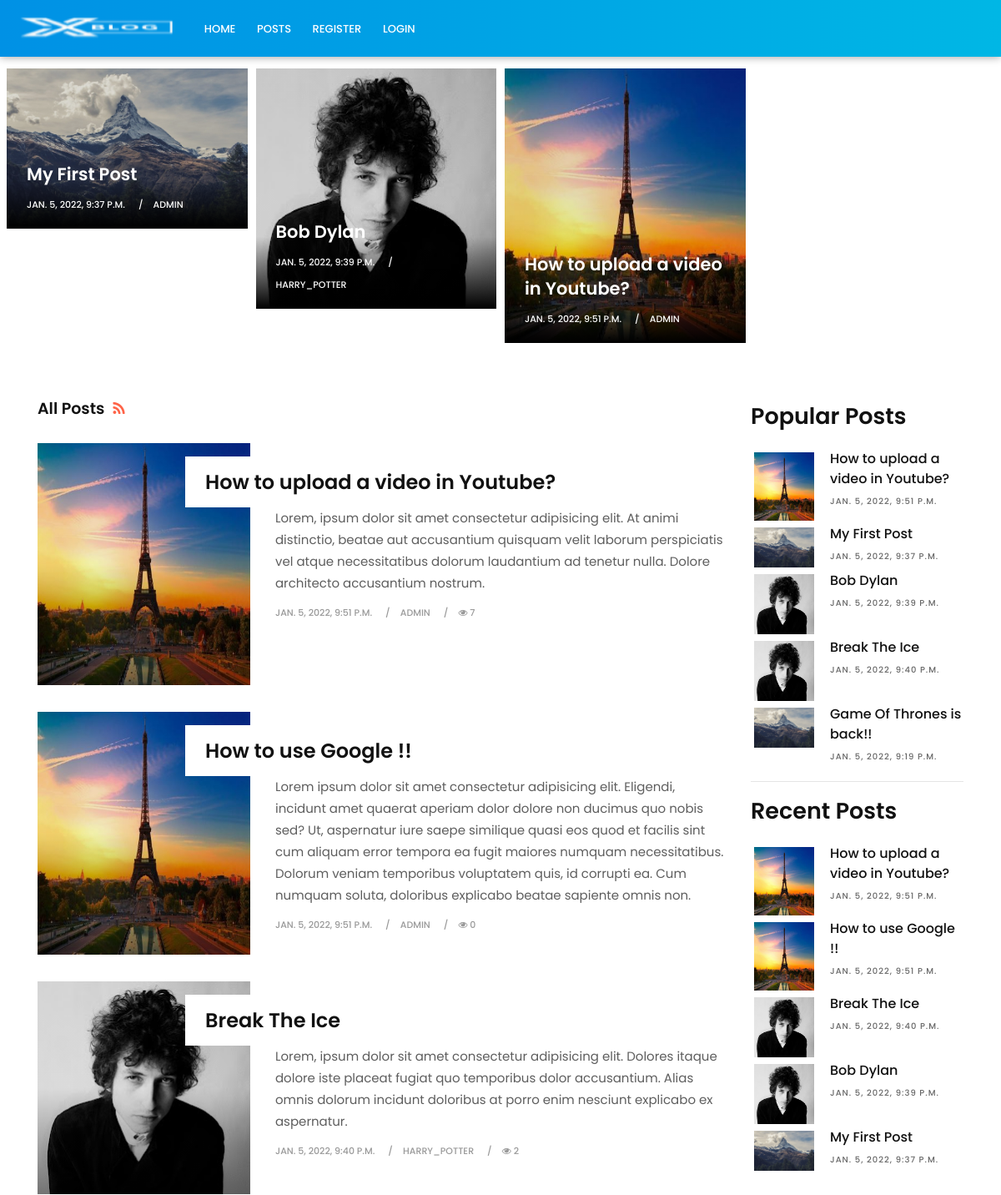
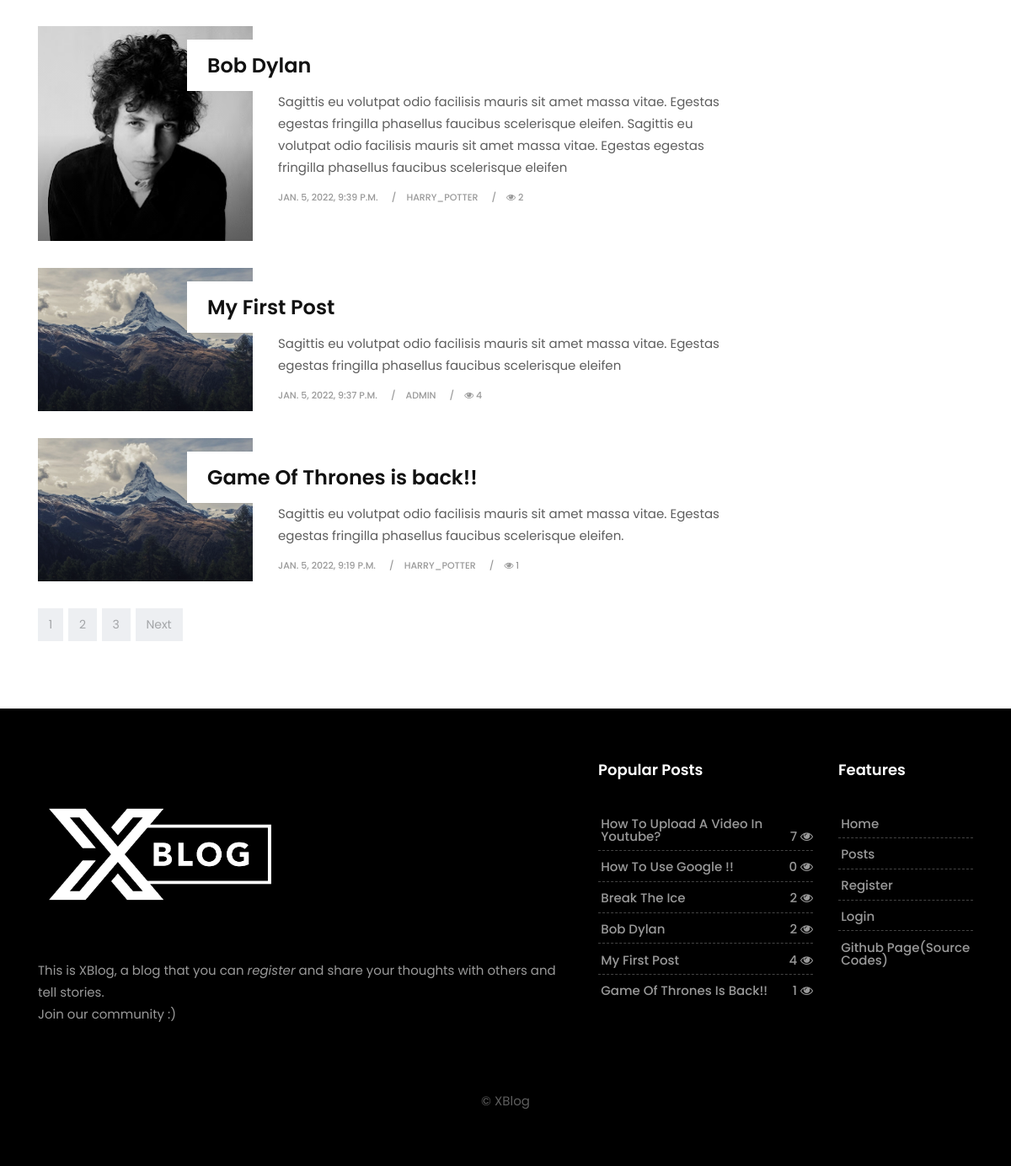
The page / on the database its author committed (2 pictures, top to bottom).
### my_blog/models.py (models this page shows, shortened)
class Post(models.Model):
    author = models.ForeignKey(User, on_delete=models.CASCADE, related_name='posts')
    title = models.CharField(max_length=50)
    content = models.TextField(null=True) # content = Text Editor
    summary = models.TextField(null=True)
    views = models.PositiveIntegerField(default=0)
    is_promote = models.BooleanField(default=False)
    date = models.DateTimeField(auto_now=True)
    image_name = models.CharField(max_length=64, null=True)
    slug = models.SlugField(unique=True, db_index=True, null=True)

### my_blog/views.py (the view)
# urls.py: path('', views.index, name="index"),
def index(request):
    posts = Post.objects.all().order_by("-date")
    latest_posts = posts[:5]
    most_viewd_posts = posts.order_by("-views")[:5]
    promoted_posts = Post.objects.all().filter(is_promote=True)[:3]
    return render(request, 'my_blog/index.html', context={
        'posts':posts,
        'latest_posts':latest_posts,
        'most_viewd_posts':most_viewd_posts,
        'promoted_posts':promoted_posts,
    })

### my_blog/context_processors.py (called while the page is built)
def add_variable_to_base(request):
    posts = Post.objects.all().order_by("-views")[:5]
    return {
        'posts': posts
    }

### my_blog/templates/my_blog/index.html (shortened to what this page needs)
{% extends 'my_blog/base.html' %}
{% load static %}
{% block content %}
    <section class="section first-section">
        <div class="container-fluid">
            <div class="masonry-blog clearfix">
                {% for post in promoted_posts %}
                    <div class="last-slot">
                        <div class="masonry-box post-media">
                            <img src="{% static 'my_blog/images/'|add:post.image_name %}" alt="" class="img-fluid">
                            <div class="shadoweffect">
                                <div class="shadow-desc">
                                    <div class="blog-meta">
                                        <h4><a href="{% url 'post_detail' post.slug%}" title="">{{post.title}}</a></h4>
                                        <small><a href="{% url 'post_detail' post.slug%}" title="">{{post.date}}</a></small>
                                        <small><a href="{% url 'post_detail' post.slug%}" title="">{{post.author}}</a></small>
                                    </div>
                                </div>
                            </div>
                        </div>
                    </div>
                {% endfor %}
            </div>
        </div>
    </section>
    <section class="section">
        <div class="container">
            <div class="row">
                <div class="col-lg-9 col-md-12 col-sm-12 col-xs-12">
                    <div class="page-wrapper">
                        <div class="blog-top clearfix">
                            <h4 class="pull-left">All Posts<a href="#"><i class="fa fa-rss"></i></a></h4>
                        </div>
                        <div class="blog-list clearfix">
                            {% for post in posts%}
                                    <div class="blog-box row">
                                        <div class="col-md-4">
                                            <div class="post-media">
                                                <a href="{% url 'post_detail' post.slug%}" title="">
                                                    <img src="{% static 'my_blog/images/'|add:post.image_name %}" alt="" class="img-fluid">
                                                    <div class="hovereffect"></div>
                                                </a>
                                            </div>
                                        </div>
                                    <div class="blog-meta big-meta col-md-8">
                                            <h4><a href="{% url 'post_detail' post.slug%}">{{post.title}}</a></h4>
                                            <p>{{post.summary}}</p>
                                            <small><a href="tech-single.html" title="">{{post.date}}</a></small>
                                            <small><a href="tech-author.html" title="">{{post.author}}</a></small>
                                            <small><a href="tech-single.html" title=""><i class="fa fa-eye"></i> {{post.views}}</a></small>
                                    </div>
                                </div>
                            {% endfor %}
                        </div>
                    </div>
                    <div class="row">
                        <div class="col-md-12">
                            <nav aria-label="Page navigation">
                                <ul class="pagination justify-content-start">
                                    <li class="page-item"><a class="page-link" href="#">1</a></li>
                                    <li class="page-item"><a class="page-link" href="#">2</a></li>
                                    <li class="page-item"><a class="page-link" href="#">3</a></li>
                                    <li class="page-item">
                                        <a class="page-link" href="#">Next</a>
                                    </li>
                                </ul>
                            </nav>
                        </div>
                    </div>
                </div>
                <div class="col-lg-3 col-md-12 col-sm-12 col-xs-12">
                        <div class="widget">
                            <h2 class="widget-title">Popular Posts</h2>
                            <div class="blog-list-widget">
                                <div class="list-group">
                                    {% for post in most_viewd_posts %}
                                        <a href="{% url 'post_detail' post.slug%}" class="list-group-item list-group-item-action flex-column align-items-start">
                                            <div class="w-100 last-item justify-content-between">
                                                <img src="{% static 'my_blog/images/'|add:post.image_name %}" alt="" class="img-fluid float-left">
                                                <h5 class="mb-1">{{post.title}}</h5>
                                                <small>{{post.date}}</small>
                                            </div>
                                        </a>
                                    {% endfor %}
                                </div>
                            </div>
                        </div>
                        <hr>
                        <div class="widget">
                            <h2 class="widget-title">Recent Posts</h2>
                            <div class="blog-list-widget">
                                <div class="list-group">
                                    {% for post in latest_posts %}
                                        <a href="{% url 'post_detail' post.slug%}" class="list-group-item list-group-item-action flex-column align-items-start">
                                            <div class="w-100 last-item justify-content-between">
                                                <img src="{% static 'my_blog/images/'|add:post.image_name %}" alt="" class="img-fluid float-left">
                                                <h5 class="mb-1">{{post.title}}</h5>
                                                <small>{{post.date}}</small>
                                            </div>
                                        </a>
                                    {% endfor %}
                                </div>
                            </div>
                        </div>
                    </div>
                </div>
            </div>
    </section>
{% endblock content %}

### my_blog/templates/my_blog/base.html (shortened to what this page needs)
{% load static %}
<!DOCTYPE html>
<html lang="en">
<head>
        <link href="{% static 'my_blog/css/bootstrap.css' %}" rel="stylesheet">
        <link href="{% static 'my_blog/css/font-awesome.min.css' %}" rel="stylesheet">
        <link href="{% static 'my_blog/style.css' %}" rel="stylesheet">
        <link href="{% static 'my_blog/css/responsive.css' %}" rel="stylesheet">
        <link href="{% static 'my_blog/css/colors.css' %}" rel="stylesheet">
        <link href="{% static 'my_blog/css/version/tech.css' %}" rel="stylesheet">
</head>
<body>
        <header class="tech-header header">
            <div class="container-fluid">
                <nav class="navbar navbar-toggleable-md navbar-inverse fixed-top bg-inverse">
                    <a class="navbar-brand" href="tech-index.html"><img src="{% static 'my_blog/images/version/X-Blog-nav.png' %}" alt="logo"></a>
                    <div class="collapse navbar-collapse" id="navbarCollapse">
                        <ul class="navbar-nav mr-auto">
                            <li class="nav-item">
                                <a class="nav-link" href="{% url 'index' %}">Home</a>
                            </li>
                            <li class="nav-item">
                                <a class="nav-link" href="{% url 'posts' %}">Posts</a>
                            </li>
                            <li class="nav-item">
                                <a class="nav-link" href="#">Register</a>
                            </li>
                            <li class="nav-item">
                                <a class="nav-link" href="#">Login</a>
                            </li>
                        </ul>
                    </div>
                </nav>
            </div>
        </header>
        {% block content %}{% endblock content %}
        <footer class="footer">
            <div class="container">
                <div class="row">
                    <div class="col-lg-7">
                        <div class="widget">
                            <div class="footer-text text-left">
                                <a href="index.html"><img src="{% static 'my_blog/images/version/X-Blog.png' %}" alt="logo" class="img-fluid"></a>
                                <p>
                                    This is XBlog, a blog that you can <a href="#"><em>register</em></a> and share your thoughts with others and tell stories. <br> Join our community :)
                                </p>
                            </div>
                        </div>
                    </div>
                    <div class="col-lg-3 col-md-12 col-sm-12 col-xs-12">
                        <div class="widget">
                            <h2 class="widget-title">Popular Posts</h2>
                            <div class="link-widget">
                                <ul>
                                    {% for post in posts %}
                                        <li><a href="{% url 'post_detail' post.slug%}">{{post.title}} <span>{{post.views}} <i class="fa fa-eye"></i></span></a></li>
                                    {% endfor %}
                                </ul>
                            </div>
                        </div>
                    </div>
                    <div class="col-lg-2 col-md-12 col-sm-12 col-xs-12">
                        <div class="widget">
                            <h2 class="widget-title">Features</h2>
                            <div class="link-widget">
                                <ul>
                                    <li><a href="{% url 'index' %}">Home</a></li>
                                    <li><a href="{% url 'posts' %}">Posts</a></li>
                                    <li><a href="#">Register</a></li>
                                    <li><a href="#">Login</a></li>
                                    <li><a href="#">Github Page(source codes) </a></li>
                                </ul>
                            </div>
                        </div>
                    </div>
                </div>
                <div class="row">
                    <div class="col-md-12 text-center">
                        <br>
                        <div class="copyright">&copy; XBlog</div>
                    </div>
                </div>
            </div>
        </footer>
</body>
</html>

### my_blog/static/my_blog/css/colors.css (style rules this page uses)
.footer .widget-title { border-color: #3197d6; }

### my_blog/static/my_blog/css/version/tech.css (style rules this page uses)
body { background-color: #ffffff; }
h1, h2, h3, h4, h5, body, .navbar-toggleable-md .navbar-nav .nav-link, .market-header, .btn, .dropdown-item, .form-control, p { font-family: 'Poppins', serif !important; }
h1, h2, h3, h4, h5 { font-weight: 600; }
.navbar-inverse .navbar-nav .nav-link, .navbar-nav .nav-link { color: #ffffff !important; font-size: 13px; font-weight: 500; line-height: 1; text-transform: uppercase; }
.last-slot, .second-slot { float: left; width: 25%; }
.first-section .blog-meta h4 { font-weight: 600; padding: 0.8rem 0 0.5rem !important; }
.blog-meta.big-meta h4 { font-size: 24px; }
.first-section { margin-top: 4rem; }
.blog-top { margin-bottom: 2rem; }
.blog-top h4 { padding: 0; margin: 0; line-height: 1; }
.blog-top .fa { font-size: 18px !important; line-height: 1 !important; padding-left: 10px; }
.blog-meta small a, .blog-meta small { font-weight: 500; color: #999 !important; }
.footer { background-color: #000000; background-image: none; }
.footer .widget-title { color: #ffffff !important; }
.footer p { color: #999999 !important; }
.footer a { color: #999999 !important; }
.footer .link-widget li { border-color: #444; }
.authorbox p a, .pp a, .blog-top .fa-rss, a:hover, a:focus { color: #FF6347 !important; }
.tag-cloud-single span, .navbar-inverse { color: #ffffff !important; box-shadow: 0 0 10px rgba(0, 0, 0, 0.4); background: rgba(0, 0, 0, 0) linear-gradient(to right, #0091e5 0px, #00b7e5 100%) repeat scroll 0 0 !important }

### rows shown on the page
Post: image_name (picture), title "My First Post", date "JAN. 5, 2022, 9:37 P.M.", author "ADMIN", summary "Sagittis eu volutpat odio facilisis mauris sit amet massa vitae. Egestas egestas fringilla phasellus faucibus scelerisque eleifen", views "4"
Post: image_name (picture), title "Bob Dylan", date "JAN. 5, 2022, 9:39 P.M.", author "HARRY_POTTER", summary "Sagittis eu volutpat odio facilisis mauris sit amet massa vitae. Egestas egestas fringilla phasellus faucibus scelerisque eleifen. Sagittis eu volutpat odio facilisis mauris sit amet massa vitae. Egestas egestas fringilla phasellus faucibus scelerisque eleifen", views "2"
Post: image_name (picture), title "How to upload a video in Youtube?", date "JAN. 5, 2022, 9:51 P.M.", author "ADMIN", summary "Lorem, ipsum dolor sit amet consectetur adipisicing elit. At animi distinctio, beatae aut accusantium quisquam velit laborum perspiciatis vel atque necessitatibus dolorum laudantium ad tenetur nulla. Dolore architecto accusantium nostrum.", views "7", title "How To Upload A Video In Youtube?"
Post: image_name (picture), title "How to use Google !!", summary "Lorem ipsum dolor sit amet consectetur adipisicing elit. Eligendi, incidunt amet quaerat aperiam dolor dolore non ducimus quo nobis sed? Ut, aspernatur iure saepe similique quasi eos quod et facilis sint cum aliquam error tempora ea fugit maiores numquam necessitatibus. Dolorum veniam temporibus voluptatem quis, id corrupti ea. Cum numquam soluta, doloribus explicabo beatae sapiente omnis non.", date "JAN. 5, 2022, 9:51 P.M.", author "ADMIN", views "0", title "How To Use Google !!"
Post: image_name (picture), title "Break The Ice", summary "Lorem, ipsum dolor sit amet consectetur adipisicing elit. Dolores itaque dolore iste placeat fugiat quo temporibus dolor accusantium. Alias omnis dolorum incidunt doloribus at porro enim nesciunt explicabo ex aspernatur.", date "JAN. 5, 2022, 9:40 P.M.", author "HARRY_POTTER", views "2"
Post: image_name (picture), title "Game Of Thrones is back!!", summary "Sagittis eu volutpat odio facilisis mauris sit amet massa vitae. Egestas egestas fringilla phasellus faucibus scelerisque eleifen.", date "JAN. 5, 2022, 9:19 P.M.", author "HARRY_POTTER", views "1", title "Game Of Thrones Is Back!!"
